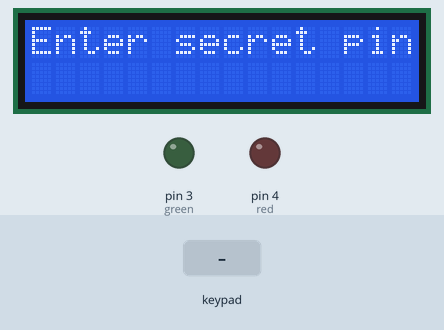
The sketch below on a simulated Arduino Uno, built with avr-gcc and run on an emulated ATmega328P. Shown: 16×2 character LCD, output pins drawn as LEDs (lit = HIGH). The inputs (shaded band) are chosen by the test bench. What the sketch prints to the serial monitor is not drawn.

Above: at 1.2 s.
1.3 s: keypad keys 1 3 9 7 pressed 0.4 s apart
At 2.7 s:
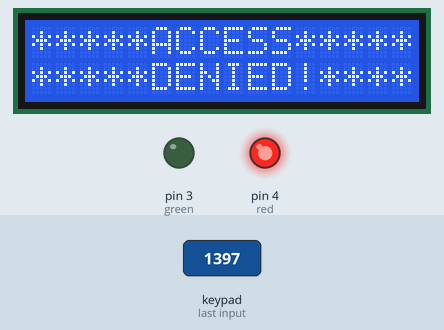
At 7.7 s:
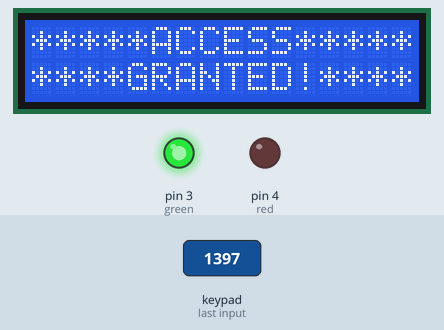
Timing chart, 0 to 18.2 s (numbered marks = the images above; inputs shaded):
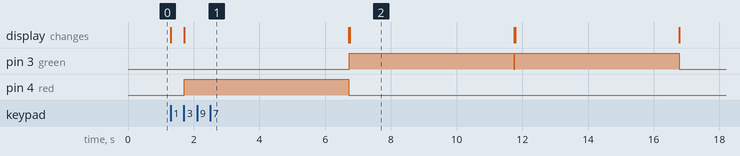

The sketch:

CustomKeypad_pin.ino
```cpp
/* @file CustomKeypad.pde
|| @version 1.0
|| @author Alexander Brevig
|| @contact alexanderbrevig@gmail.com
||
|| @description
|| | Demonstrates changing the keypad size and key values.
|| #
*/
#include <Keypad.h>
#include <LiquidCrystal.h>
#define red 4
#define green 3
char* ourCode = "1234";
LiquidCrystal lcd(14, 15, 16, 17, 18, 19);
int currentPosition=0;


const byte rows = 4; //number of the keypad's rows and columns
const byte cols = 4;
//define the cymbols on the buttons of the keypads
char keyMap [rows] [cols] = { //define the cymbols on the buttons of the keypad

  {'1', '2', '3', 'A'},
  {'4', '5', '6', 'B'},
  {'7', '8', '9', 'C'},
  {'*', '0', '#', 'D'}
};
////PIN 8 is BAD!!!
byte rowPins [rows] = {13, 12, 11, 10}; //pins of the keypad
byte colPins [cols] = {9, 6, 5, 2};

Keypad myKeypad = Keypad( makeKeymap(keyMap), rowPins, colPins, rows, cols);
void setup(){
  lcd.begin(16, 2) ;
  displayCodeEntryScreen();
  pinMode (red, OUTPUT);
   pinMode (green, OUTPUT);


//  lcd.setCursor(0,1);
  Serial.begin(9600);
}

void loop()
{
  int l;
  char Key = myKeypad.getKey();


  if (int(Key)!=0){
   // lcd.setCursor(0,1);
   // lcd.print("    ");
    lcd.setCursor(0,1);
    Serial.println(Key);
  //  lcd.print(Key);

    for (l=0; l<=currentPosition; ++l)
    {
      lcd.print("*");
      if (Key != ourCode [currentPosition])
      {
        ++currentPosition;
        if(currentPosition == 4)
        {
          unlockDoor();
          currentPosition=0;
        }
       if (Key == ourCode [currentPosition])
          {
          invalidCode();
          currentPosition = 0;
          }
        }
    }

 }
  }

//}
void  displayCodeEntryScreen()
{
  lcd.clear();
  lcd.setCursor(0,0);
  lcd.print("Enter secret pin");
  lcd.setCursor(0,1);
}
void unlockDoor()
{
   digitalWrite(green, HIGH);
  lcd.clear();
  lcd.setCursor(0,0);
  lcd.print("*****ACCESS*****");
  lcd.setCursor(0,1);
  lcd.print("****GRANTED!****");
  delay(5000);
   digitalWrite(green, LOW);
   displayCodeEntryScreen();

}
void invalidCode()
{
  lcd.clear();
  digitalWrite(red, HIGH);
  lcd.setCursor(0,0);
  lcd.print("*****ACCESS*****");
  lcd.setCursor(0,1);
  lcd.print("*****DENIED!****");
  delay(5000);
   digitalWrite(red, LOW);
   displayCodeEntryScreen();

}
```

Measured:
- after the input at 1.3 s, pin 3 (green): alternates HIGH for 5.0 s and LOW for 0.03 s, starting after 5.4 s; pin 4 (red): LOW → HIGH after 0.41 s, → LOW 5.0 s later; the display: first changes at once (image 1 shows a later state)
